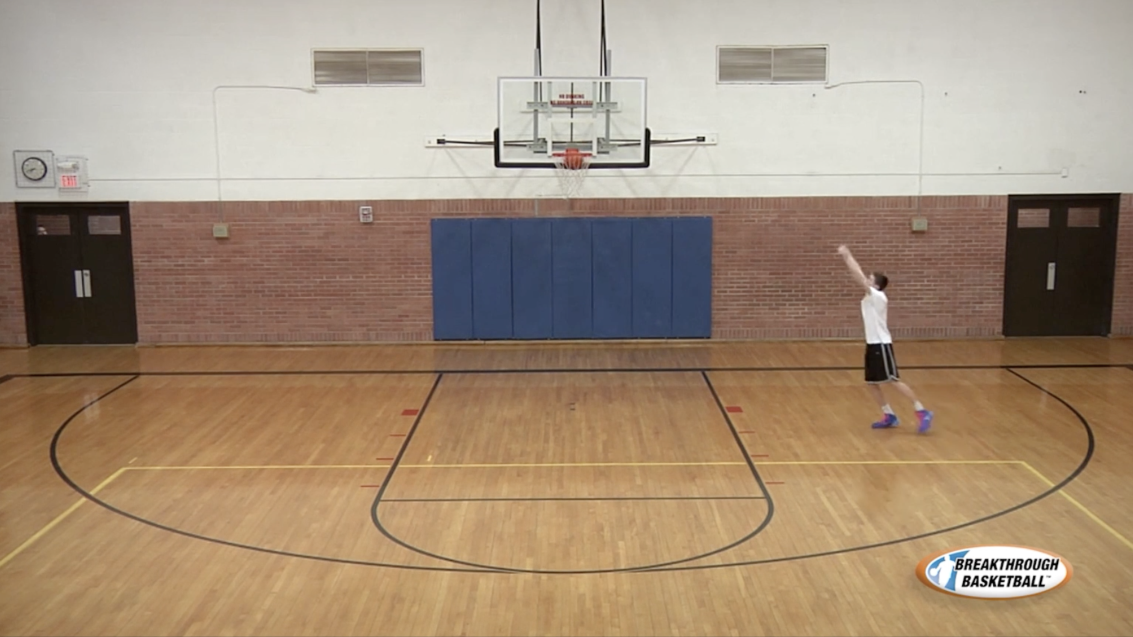
#> input picture UTIL_SCRIPTS/b1.png, 2266 x 1274 px, found by its file name (shown at 1/2 size)
$ python get_xy_coordinates.py
#> lines starting #> are read from the running program, lines starting #| are printed output that depends on the picture
import numpy as np
import matplotlib.pyplot as plt
import pandas as pd
import cv2

fig, ax = plt.subplots()
img = cv2.imread('/Users/esedicol/Desktop/BasketballShotDetectection/UTIL_SCRIPTS/b1.png')
#> img is the input picture: shape (1274, 2266, 3); mean B, G, R 121, 142.6, 163.2
img  = cv2.resize(img, (600,400))
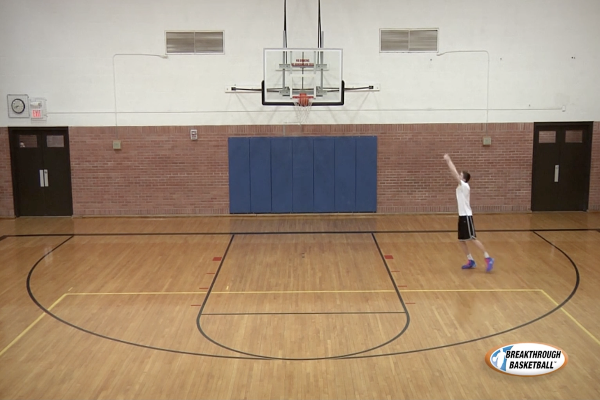
#> img: shape (400, 600, 3); mean B, G, R 120.9, 142.5, 163.1
ax.imshow(cv2.cvtColor(img, cv2.COLOR_BGR2RGB))


def onclick(event):
    print('%s click: button=%d, x=%d, y=%d, xdata=%f, ydata=%f' %
          ('double' if event.dblclick else 'single', event.button,
           event.x, event.y, event.xdata, event.ydata))

cid = fig.canvas.mpl_connect('button_press_event', onclick)
plt.show()

$ run again, with UTIL_SCRIPTS/lol.png copied over UTIL_SCRIPTS/b1.png
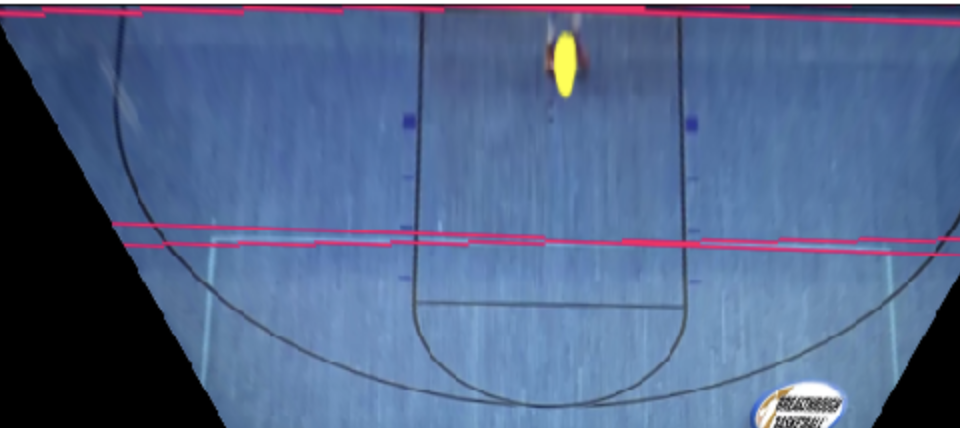
#> input picture UTIL_SCRIPTS/lol.png, 960 x 428 px, found by its file name
#> img is the input picture: shape (428, 960, 3); mean B, G, R 138, 101.5, 81.7
#> `img  = cv2.resize(img, (600,400))`:
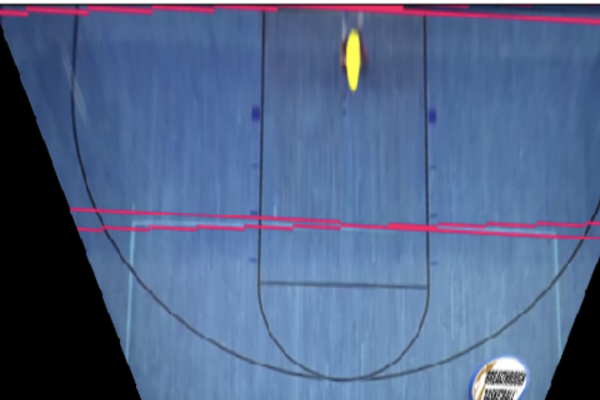
#> img: shape (400, 600, 3); mean B, G, R 137.9, 101.4, 81.6
